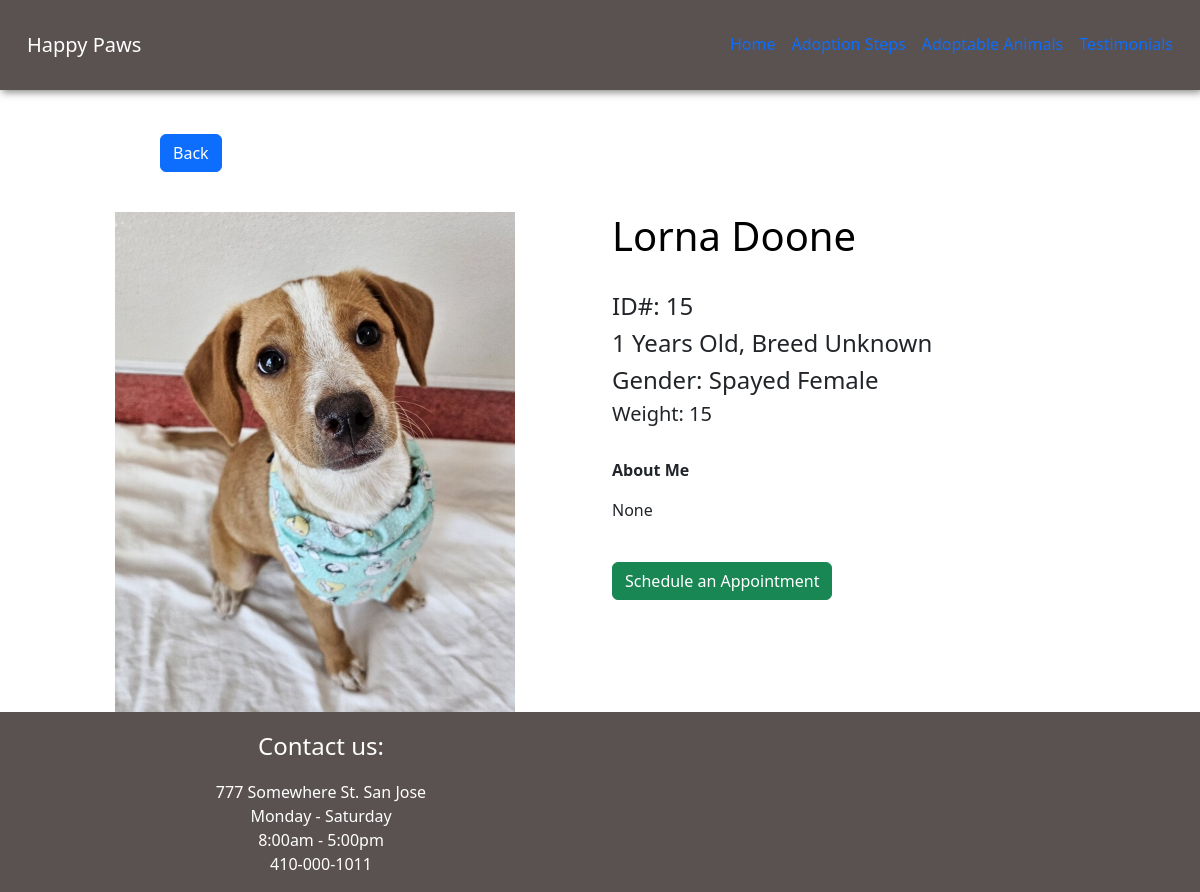
Before: /Animals/15 with the older database file.
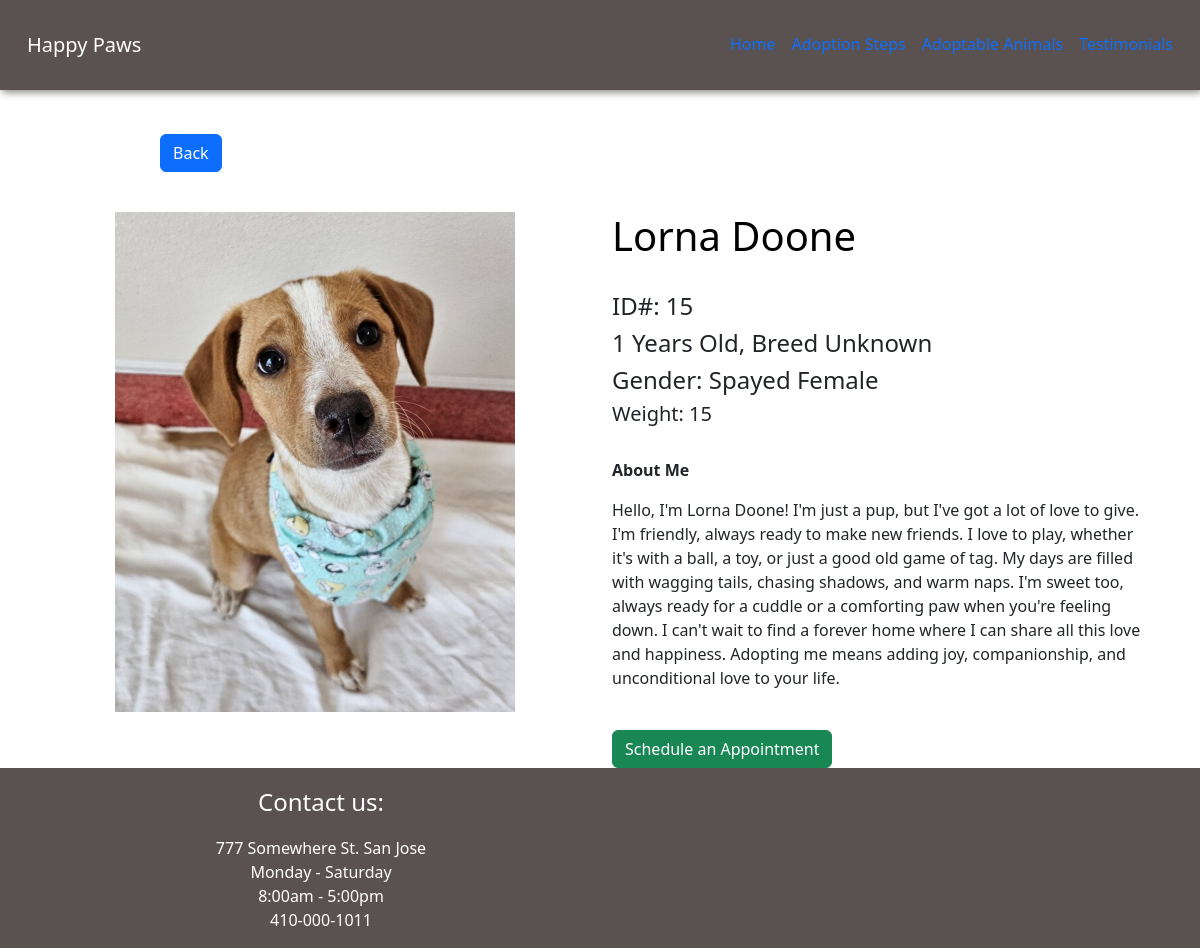
After: the same page with the newer database file.
### app.py (models this page shows, shortened)
class Animal(db.Model):
    __tablename__ = 'animals'
    id = db.Column(db.Integer, primary_key=True)
    name = db.Column(db.String(5), nullable=False)
    age = db.Column(db.Integer, nullable=True)
    species = db.Column(db.Integer, nullable=False)
    gender = db.Column(db.Integer, nullable=False)
    breed = db.Column(db.String(150), nullable=True)
    weight = db.Column(db.Numeric, nullable=True)
    description = db.Column(db.Text, nullable=True)
    image_path = db.Column(db.String(), nullable=True)
    date_added = db.Column(db.DateTime, default=datetime.utcnow)

### app.py (the view)
@app.route('/Animals/<int:id>')
def animalpage(id):
    animal = Animal.query.get_or_404(id)
    return render_template('Animalpage.html', animal = animal)

### templates/animalpage.html (shortened to what this page needs)
{% extends "base.html" %}
{%block body%}
<div class="container-fluid" style="padding-top: 20px">
    <div class="container ">
        <div class ="row">
            <div class="col" style="padding-left: 130px; padding-bottom: 40px;">
                <a href=" {{url_for('animals')}}" class="btn btn-primary" >Back</a>
            </div>
        </div>
        <div class="row">
          <div class="col text-center">
            {% if animal.image_path %}
            <img src="{{ url_for('static', filename='animal_images/' + animal.image_path)}}" class="card-img-top" alt="animal's image"
            style="max-width: 400px; max-height: 500px; object-fit: cover;">
            {% else %}
            <img src="{{ url_for('static', filename='images/default_image.jpg') }}" class="card-img-top" alt="default image"
            style="max-width: 400px; max-height: 500px; object-fit: cover;">
            {% endif %}
          </div>
          <div class="col">
            <h1 style="text-align: left"> {{animal.name}} </h1>
            <h4> ID#: {{animal.id}} </h4>
            <h4> {{animal.age}} Years Old,
                {% if animal.breed %}
                {{ animal.breed }}
                {% else %}
                Breed Unknown
                {% endif %}
            </h4>
            <h4> Gender:
                {% if animal.gender==0 %}
                  Male
                {% elif animal.gender==1 %}
                  Female
                {% elif animal.gender==2 %}
                  Neutered Male
                {% elif animal.gender==3 %}
                  Spayed Female
                {% endif %}
            </h4>
            <h5> Weight: {{animal.id}} </h5>
            <p style="font-weight: bold; font-size: 20;"> About Me </p>
            <p> {{ animal.description }} </p>
            <a href="{{url_for('schedule', id=animal.id)}}" class="btn btn-success"" > Schedule an Appointment </a>
          </div>
        </div>
    </div>
</div>
{%endblock%}

### templates/base.html (shortened to what this page needs)
<!DOCTYPE html>
<html lang="en">
<head>
    <link href="https://cdn.jsdelivr.net/npm/bootstrap@5.3.3/dist/css/bootstrap.min.css" rel="stylesheet">
    <link rel= "stylesheet" type= "text/css" href= "{{ url_for('static',filename='styles/main.css') }}">
</head>
<body>
    <nav class ="navbar nav justify-content-center py-4 mb-4 sticky-top navbar-expand-lg navbar-dark text-light" >
        <div class="container-fluid">
            <a class="navbar-brand" href="#">  Happy Paws </a>
            <div class="collapse navbar-collapse" id="navbarNavAltMarkup">
                <ul class="nav nav-underline ms-auto py-0" >
                    <li class="nav-item">
                        <a class="nav-link " aria-current="page" href="{{url_for('home')}}">Home</a>
                    </li>
                    <li class="nav-item">
                        <a class="nav-link " href="{{url_for('adoption_steps')}}">Adoption Steps</a>
                    </li>
                    <li class="nav-item">
                        <a class="nav-link " href="{{url_for('animals')}}">Adoptable Animals</a>
                    </li>
                    <li class="nav-item">
                        <a class="nav-link" href="{{url_for('testimonial')}}">Testimonials</a>
                    </li>
                </ul>
        </div>
    </nav>
    {%block body%}
    {%endblock%}
    <footer class="footer text-white">
        <div class="container ">
            <div class="col-6 p-3">
                <div class= "row justify-content-center">
                    <p class="fs-4 text-center ">
                        Contact us:
                    </p>
                </div>
                <div class= "row justify-content-center">
                    777 Somewhere St. San Jose
                </div>
                <div class= "row justify-content-center">
                    Monday - Saturday
                </div>
                <div class= "row justify-content-center">
                    8:00am - 5:00pm
                </div>
                <div class= "row justify-content-center">
                    410-000-1011
                </div>
            </div>
        </div>
    </footer>
</body>
</html>

### static/styles/main.css (style rules this page uses)
h1 { text-align: center; color: black; }
.navbar { background: #5A5151; padding-left: 15px; padding-right: 15px; }
nav { padding: 24px; text-align: center; box-shadow: 2px 2px 8px rgba(0, 0, 0, 0.5); }

### templates/base.html (style rules this page uses)
.footer { background-color:#5A5151; }

Changed rows visible on the page:
changed Animal "Lorna Doone": description "None" → "Hello, I'm Lorna Doone! I'm just a pup, but I've got a lot of love to give. I'm friendly, always ready to make new friends. I love to play, whether it's with a ball, a toy, or just a good old game of tag. My days are filled with wagging tails, chasing shadows, and warm naps. I'm sweet too, always ready for a cuddle or a comforting paw when you're feeling down. I can't wait to find a forever home where I can share all this love and happiness. Adopting me means adding joy, companionship, and unconditional love to your life."
